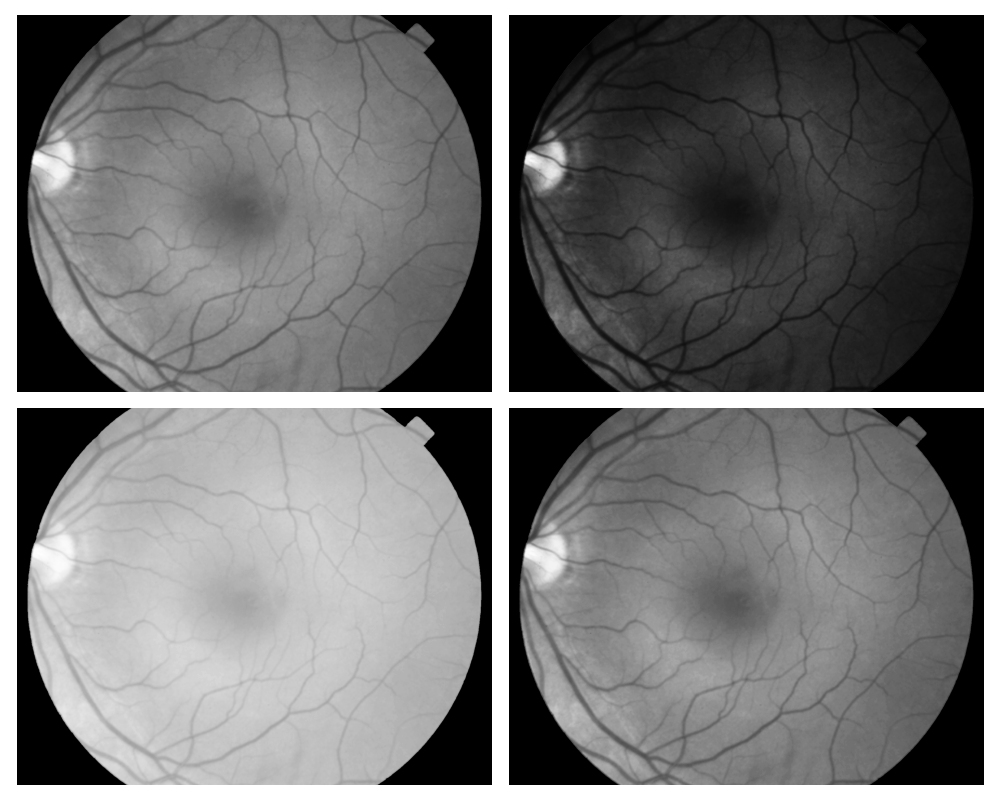

Here is the Python script that generated this plot:
import os
import sys
import matplotlib.pyplot as plt
from skimage.io import imread
from libDIPUM.intensityTransformations import intensityTransformations
from libDIPUM.data_path import dip_data

# Data
img_path = dip_data('retina.tif')
f = imread(img_path)

# Simulate monitor gamma
gmonitor = intensityTransformations(f, 'gamma', 2.5)

# Gamma correction with 1/2.5
ggammacorrected = intensityTransformations(f, 'gamma', 0.4)

# Put corrected image through monitor
gmonitorcorrected = intensityTransformations(ggammacorrected, 'gamma', 2.5)

# Display
fig, axes = plt.subplots(2, 2, figsize=(10, 8))
axes[0, 0].imshow(f, cmap='gray')
axes[0, 0].axis('off')

axes[0, 1].imshow(gmonitor, cmap='gray')
axes[0, 1].axis('off')

axes[1, 0].imshow(ggammacorrected, cmap='gray')
axes[1, 0].axis('off')

axes[1, 1].imshow(gmonitorcorrected, cmap='gray')
axes[1, 1].axis('off')

plt.tight_layout()
plt.savefig('Figure37.png')
plt.show()
